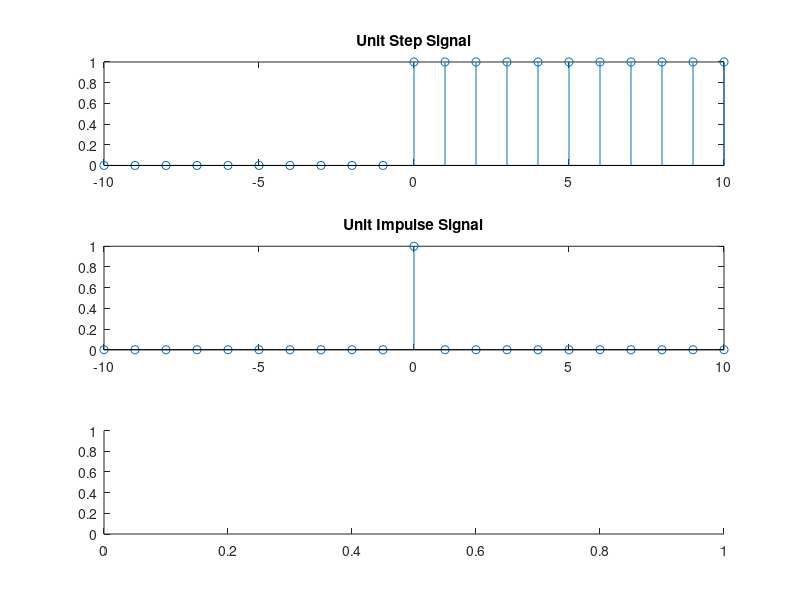

MATLAB code for this plot: (Note: this script raises an error after producing the figure.)
t=-10:1:10;
unit=t>=0;
subplot(3,1,1);
stem(t, unit);
title('Unit Step Signal');

impulse=t==0;
subplot(3,1,2);
stem(t, impulse);
title('Unit Impulse Signal');

ramp=t.*unit;
subplot(3,1,3);
stem(t, unit3);
title('Ramp Signal');


